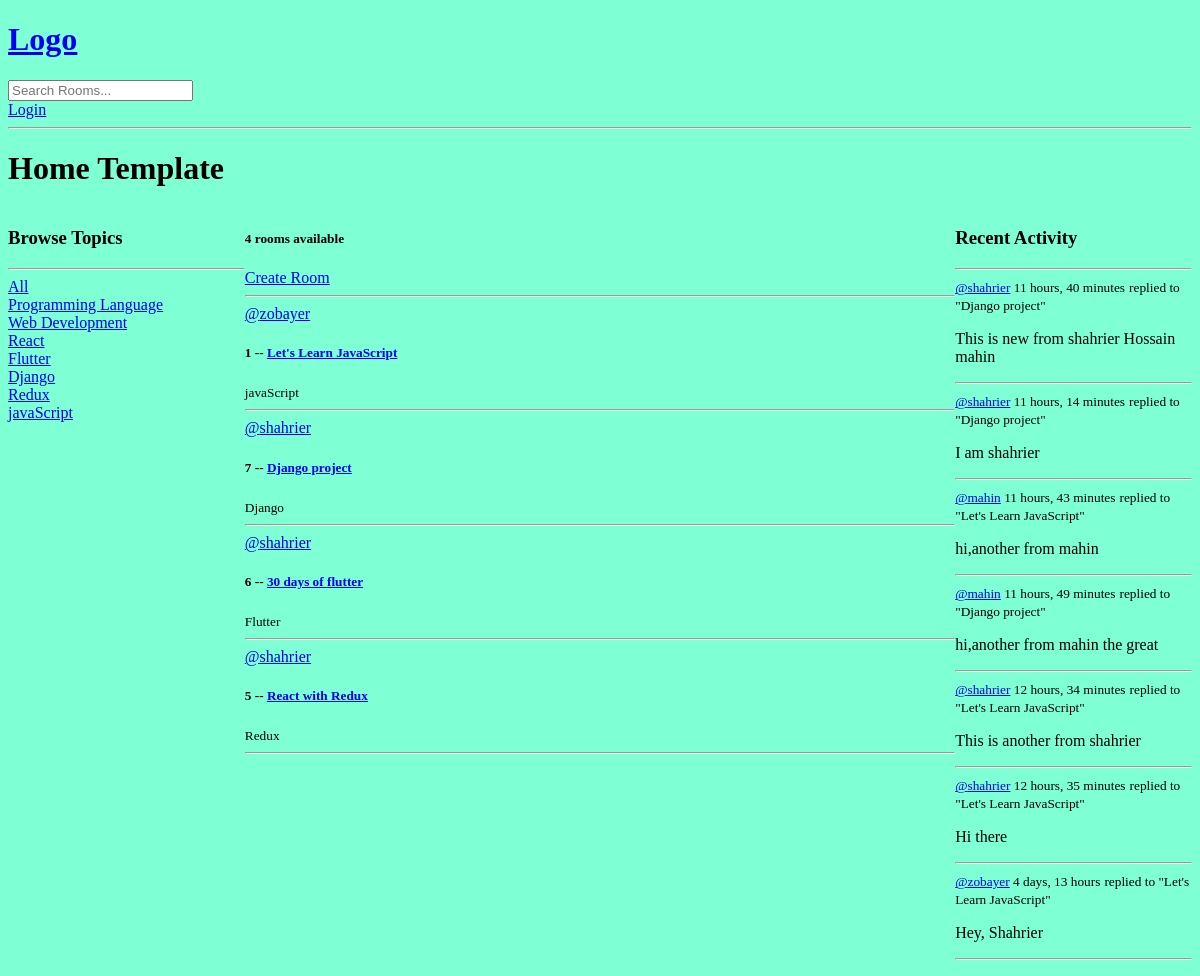
Before: / with the older database file.
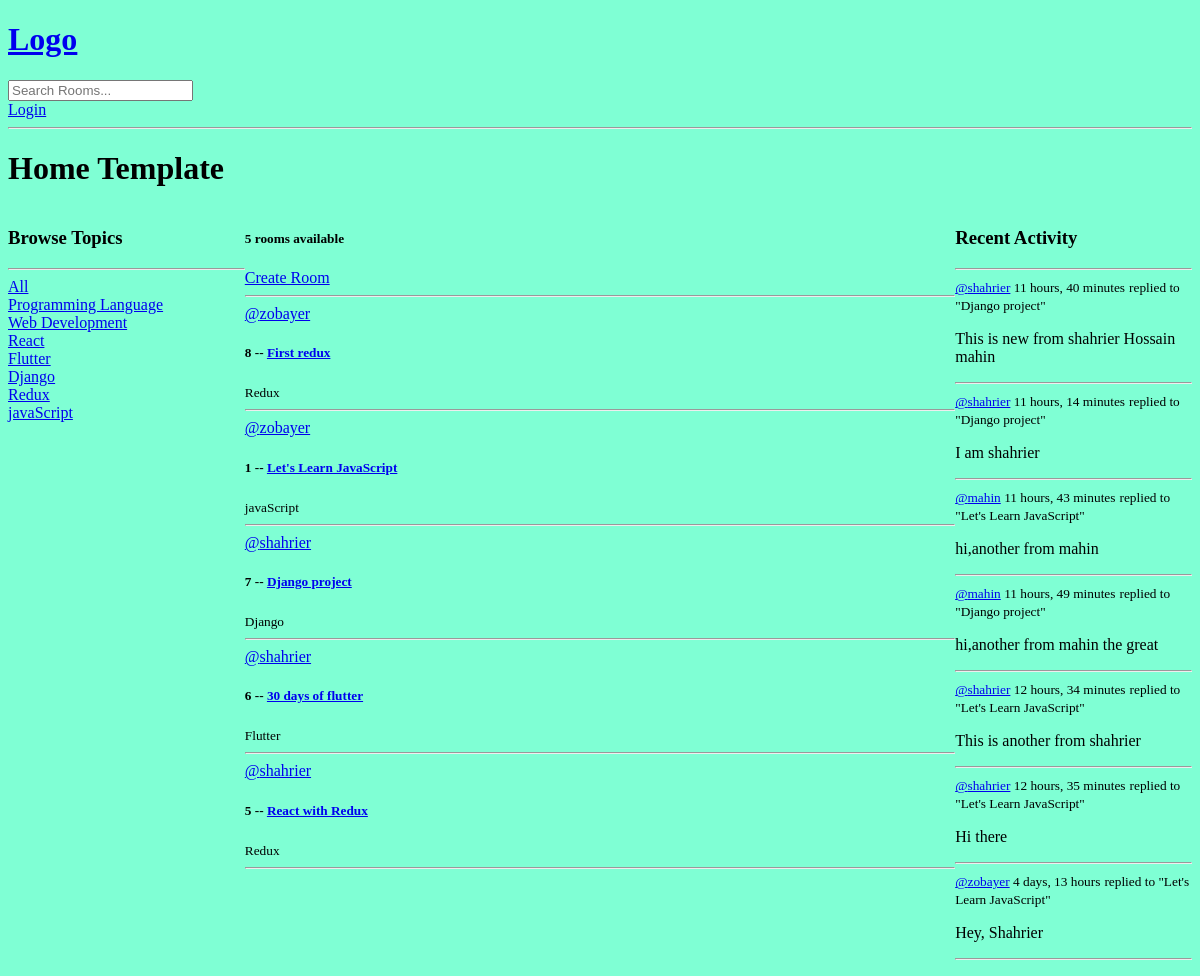
After: the same page with the newer database file.
### base/models.py (models this page shows, shortened)
class Topic(models.Model):
    name = models.CharField(max_length=200)

class Room(models.Model):
    host = models.ForeignKey(User, on_delete=models.SET_NULL, null=True)
    topic = models.ForeignKey(Topic, on_delete=models.SET_NULL, null=True)
    name = models.CharField(max_length=200)
    description = models.TextField(null=True, blank=True)
    participants = models.ManyToManyField(
        User, related_name='participants', blank=True)
    updated = models.DateTimeField(auto_now=True)
    created = models.DateTimeField(auto_now_add=True)
    class Meta:
        ordering = ['-updated', '-created']
    def __str__(self):
        return str(self.name)

class Message(models.Model):
    user = models.ForeignKey(User, on_delete=models.CASCADE)
    room = models.ForeignKey(Room, on_delete=models.CASCADE)
    body = models.TextField()
    updated = models.DateTimeField(auto_now=True)
    created = models.DateTimeField(auto_now_add=True)
    class Meta:
        ordering = ['-updated', '-created']
    def __str__(self):
        return self.body[0:50]

### base/views.py (the view)
# urls.py: path('', views.home, name="home"),
def home(request):
    q = request.GET.get('q') if request.GET.get('q') != None else ''
    rooms = Room.objects.filter(
        Q(topic__name__icontains=q) | Q(name__icontains=q) | Q(description__icontains=q))
    topics = Topic.objects.all()
    room_messages = Message.objects.filter(Q(room__topic__name__icontains=q))
    rooms_count = rooms.count()
    context = {"rooms": rooms, "topics": topics,
               'rooms_count': rooms_count, 'room_messages': room_messages}
    return render(request, 'base/home.html', context)

### base/templates/base/home.html (shortened to what this page needs)
<!DOCTYPE html>
<html lang="en">
  <head>
  </head>
  <body>
    {%extends 'main.html'%}
    {%block content%}
    <h1>Home Template</h1>
    <div class="home-container">
      <div class="topic">{% include 'base/topic_component.html' %}</div>
      <div>{% include 'base/room_component.html' %}</div>
      <div>{% include 'base/activity_component.html' %}</div>
    </div>
    {%endblock%}

### base/templates/base/topic_component.html
<h3>Browse Topics</h3>
<hr />
<div>
  <a href="{% url 'home' %}">All</a>
</div>
{%for topic in topics %}
<div>
  <a href="{% url 'home'%}?q={{topic.name}}">{{topic.name}}</a>
</div>
{% endfor %}

### base/templates/base/room_component.html (shortened to what this page needs)
<h5>{{rooms_count}} rooms available</h5>
<a href="{% url 'create-room' %}">Create Room</a>
<hr />
{% for room in rooms %}
<div>
  <div>
    <a href="{% url 'user-profile' room.host.id %}">@{{room.host.username}}</a>
    <h5>
      {{room.id}} --
      <a href="{% url 'room' room.id %}">{{room.name}}</a>
    </h5>
    <small>{{room.topic.name}}</small>
    <hr />
  </div>
</div>
{%endfor%}

### base/templates/base/activity_component.html (shortened to what this page needs)
<h3>Recent Activity</h3>
<hr />
{% for message in room_messages %}
<div>
  <small
    ><a href="{% url 'user-profile' message.user.id %}"
      >@{{message.user.username}}</a
    >
    {{message.created|timesince}}</small
  >
  <small>replied to "{{message.room}}"</small>
  <p>{{message}}</p>
  <hr />
</div>
{% endfor %}

Changed rows visible on the page:
added Room: host.username "zobayer", id "8", name "First redux", topic.name "Redux"
Other visible differences:
{{ rooms_count }}: "4" → "5"
